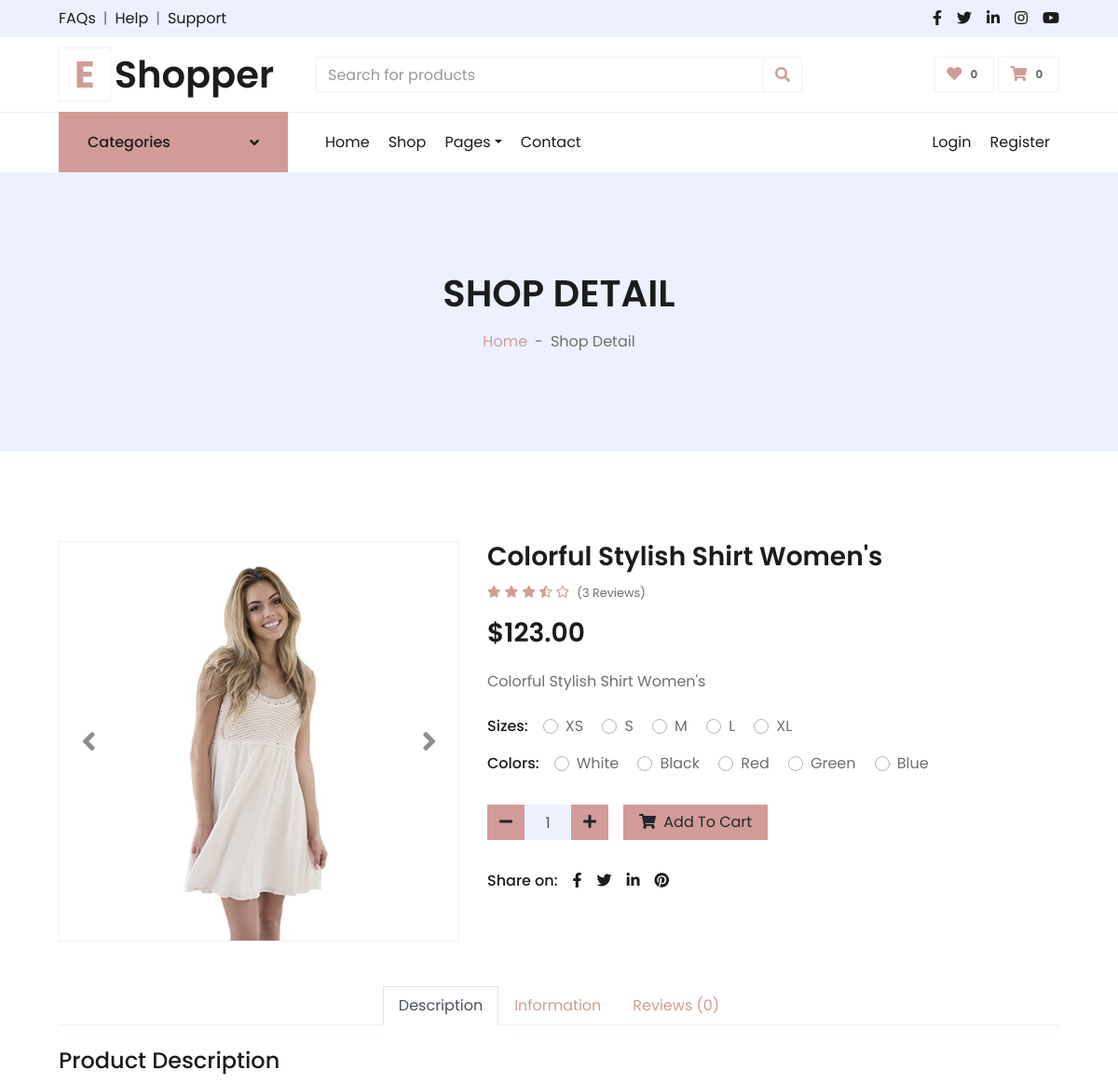
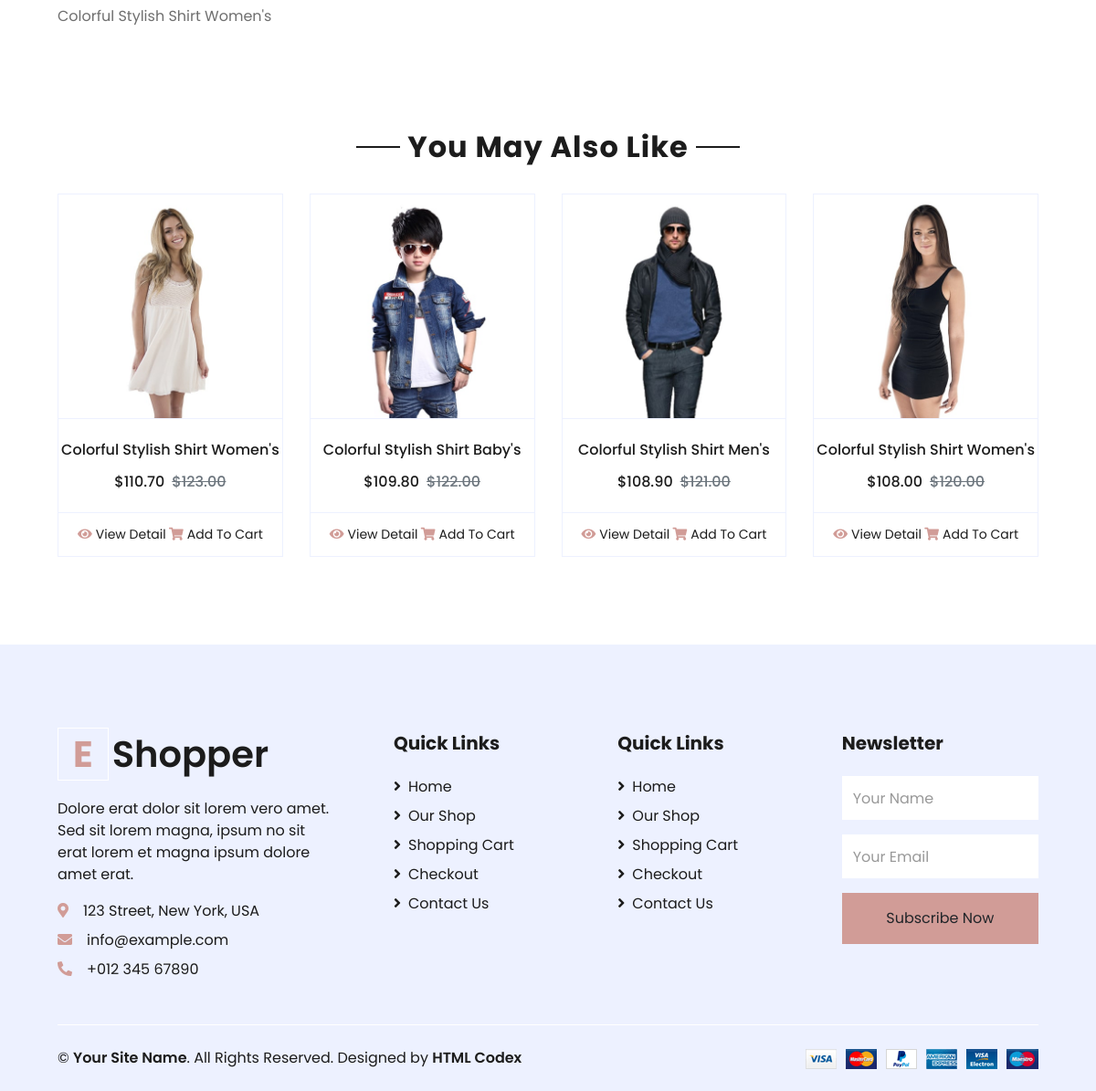
Page /product/1 on the committed database (2 pictures, top to bottom).
### main/models.py (models this page shows, shortened)
class Product(models.Model):
    size = models.ManyToManyField(Size)
    color = models.ManyToManyField(Color)
    category = models.ForeignKey(SubCategory, on_delete=models.CASCADE , null=True)
    name = models.CharField('Product Name', max_length=254)
    img = models.ImageField('IMG', upload_to='media')
    price = models.DecimalField('Product Price', max_digits=5, decimal_places=2)
    discount = models.DecimalField('Product Discount', max_digits=4, decimal_places=2)
    date_time = models.DateTimeField('DateTime', auto_now=True)
    description = models.TextField('Product Desc')

class Size(models.Model):
    size = models.CharField('Size' , max_length=3)
    def __str__(self) -> str:
        return self.size

class Color(models.Model):
    color = models.CharField('Color' , max_length=15)
    def __str__(self) -> str:
        return self.color

### main/views.py (the view, shortened to what this page needs)
# urls.py: path('product/<int:id>', ProductDetailView.as_view(), name='product'),
class ProductDetailView(generic.DetailView):
    template_name = 'detail.html'
    @staticmethod
    def __extract_all_data(id):
        categories = Category.objects.all()[1:]
        sub_categories_dresses = SubCategory.objects.all()[:3]
        sub_categories = SubCategory.objects.all()
        additional_information_text = AdditionalInformation.objects.first()
        additional_information_char_1 = AdditionalInformation.objects.get().char.all()[:4]
        additional_information_char_2 = AdditionalInformation.objects.get().char.all()[4:]
        reviews = ReviewFor.objects.get().review.all().order_by('-date_time')[:4]
        you_may_also_like_active = YouMayAlsoLike.objects.get().product.all()[:4]
        you_may_also_like = YouMayAlsoLike.objects.get().product.all()[4:]
        product = Product.objects.get(pk=id)
        product.discount_price = round(product.price * (1 - product.discount / 100), 2)
        for prod in you_may_also_like_active:
            prod.discount_price = round(prod.price * (1 - prod.discount / 100), 2)
        for prodd in you_may_also_like:
            prodd.discount_price = round(prodd.price * (1 - prodd.discount / 100), 2)
        context = {
            'navbar': 'detail',
            'product': product,
            'categories': categories,
            'sub_categories': sub_categories,
            'sub_categories_dresses': sub_categories_dresses,
            'additional_information_text': additional_information_text,
            'additional_information_char_1': additional_information_char_1,
            'additional_information_char_2': additional_information_char_2,
            'reviews': reviews,
            'you_may_also_like_active': you_may_also_like_active,
            'you_may_also_like': you_may_also_like,
        }
        return context
    def get(self, request, id):
        context = self.__extract_all_data(id)
        return render(request, self.template_name, context)

### main/models.py (called while the page is built)
    def __str__(self) -> str:
        return self.char

    def __str__(self) -> str:
        return self.text

### main/templates/detail.html (shortened to what this page needs)
{% extends 'base.html' %}
{% load static %}
{% block 'header' %}
    <div class="container-fluid bg-secondary mb-5">
        <div class="d-flex flex-column align-items-center justify-content-center" style="min-height: 300px">
            <h1 class="font-weight-semi-bold text-uppercase mb-3">Shop Detail</h1>
            <div class="d-inline-flex">
                <p class="m-0"><a href="">Home</a></p>
                <p class="m-0 px-2">-</p>
                <p class="m-0">Shop Detail</p>
            </div>
        </div>
    </div>
{% endblock %}
{% block 'content' %}
    <div class="container-fluid py-5">
        <div class="row px-xl-5">
            <div class="col-lg-5 pb-5">
                <div id="product-carousel" class="carousel slide" data-ride="carousel">
                    <div class="carousel-inner border">
                        <div class="carousel-item active">
                            <img class="w-100 h-100" src="{{ product.img.url }}" alt="Image">
                        </div>
                    </div>
                    <a class="carousel-control-prev" href="#product-carousel" data-slide="prev">
                        <i class="fa fa-2x fa-angle-left text-dark"></i>
                    </a>
                    <a class="carousel-control-next" href="#product-carousel" data-slide="next">
                        <i class="fa fa-2x fa-angle-right text-dark"></i>
                    </a>
                </div>
            </div>
            <div class="col-lg-7 pb-5">
                <h3 class="font-weight-semi-bold">{{ product.name }}</h3>
                <div class="d-flex mb-3">
                    <div class="text-primary mr-2">
                        <small class="fas fa-star"></small>
                        <small class="fas fa-star"></small>
                        <small class="fas fa-star"></small>
                        <small class="fas fa-star-half-alt"></small>
                        <small class="far fa-star"></small>
                    </div>
                    <small class="pt-1">({{ reviews | length }} Reviews)</small>
                </div>
                <h3 class="font-weight-semi-bold mb-4">${{ product.price }}</h3>
                <p class="mb-4">{{ product.description }}</p>
                <div class="d-flex mb-3">
                    <p class="text-dark font-weight-medium mb-0 mr-3">Sizes:</p>
                    <form>
                        {% for i in product.size.all %}
                        <div class="custom-control custom-radio custom-control-inline">
                            <label class="custom-control-label" for="size-1">{{ i }}</label>
                        </div>
                        {% endfor %}
                    </form>
                </div>
                <div class="d-flex mb-4">
                    <p class="text-dark font-weight-medium mb-0 mr-3">Colors:</p>
                    <form>
                        {% for i in product.color.all %}
                        <div class="custom-control custom-radio custom-control-inline">
                            <label class="custom-control-label" for="color-1">{{ i }}</label>
                        </div>
                        {% endfor %}
                    </form>
                </div>
                <div class="d-flex align-items-center mb-4 pt-2">
                    <div class="input-group quantity mr-3" style="width: 130px;">
                        <div class="input-group-btn">
                            <button class="btn btn-primary btn-minus" >
                            <i class="fa fa-minus"></i>
                            </button>
                        </div>
                        <input type="text" class="form-control bg-secondary text-center" value="1">
                        <div class="input-group-btn">
                            <button class="btn btn-primary btn-plus">
                                <i class="fa fa-plus"></i>
                            </button>
                        </div>
                    </div>
                    <button class="btn btn-primary px-3"><i class="fa fa-shopping-cart mr-1"></i> Add To Cart</button>
                </div>
                <div class="d-flex pt-2">
                    <p class="text-dark font-weight-medium mb-0 mr-2">Share on:</p>
                    <div class="d-inline-flex">
                        <a class="text-dark px-2" href="">
                            <i class="fab fa-facebook-f"></i>
                        </a>
                        <a class="text-dark px-2" href="">
                            <i class="fab fa-twitter"></i>
                        </a>
                        <a class="text-dark px-2" href="">
                            <i class="fab fa-linkedin-in"></i>
                        </a>
                        <a class="text-dark px-2" href="">
                            <i class="fab fa-pinterest"></i>
                        </a>
                    </div>
                </div>
            </div>
        </div>
        <div class="row px-xl-5">
            <div class="col">
                <div class="nav nav-tabs justify-content-center border-secondary mb-4">
                    <a class="nav-item nav-link active" data-toggle="tab" href="#tab-pane-1">Description</a>
                    <a class="nav-item nav-link" data-toggle="tab" href="#tab-pane-2">Information</a>
                    <a class="nav-item nav-link" data-toggle="tab" href="#tab-pane-3">Reviews (0)</a>
                </div>
                <div class="tab-content">
                    <div class="tab-pane fade show active" id="tab-pane-1">
                        <h4 class="mb-3">Product Description</h4>
                        <p>{{ product.description }}</p>
                    </div>
                </div>
            </div>
        </div>
    </div>
    <div class="container-fluid py-5">
        <div class="text-center mb-4">
            <h2 class="section-title px-5"><span class="px-2">You May Also Like</span></h2>
        </div>
        <div class="row px-xl-5">
            <div class="col">
                <div class="owl-carousel related-carousel">
                    {% for product in you_may_also_like_active %}
                        <div class="card product-item border-0">
                            <div class="card-header product-img position-relative overflow-hidden bg-transparent border p-0">
                                <img class="img-fluid w-100" src="{{ product.img.url }}" alt="">
                            </div>
                            <div class="card-body border-left border-right text-center p-0 pt-4 pb-3">
                                <h6 class="text-truncate mb-3">{{ product.name }}</h6>
                                <div class="d-flex justify-content-center">
                                    <h6>${{product.discount_price}}</h6><h6 class="text-muted ml-2"><del>${{ product.price }}</del></h6>
                                </div>
                            </div>
                            <div class="card-footer d-flex justify-content-between bg-light border">
                                <a href="{% url 'product' product.id %}" class="btn btn-sm text-dark p-0"><i class="fas fa-eye text-primary mr-1"></i>View Detail</a>
                                <a href="{% url 'cart' %}" class="btn btn-sm text-dark p-0"><i class="fas fa-shopping-cart text-primary mr-1"></i>Add To Cart</a>
                            </div>
                        </div>
                    {% endfor %}
                </div>
            </div>
        </div>
    </div>
{% endblock %}

### main/templates/detail.html (style rules this page uses)
* { margin: 0; padding: 0; }

### rows in the picture
Product: img (picture), name "Colorful Stylish Shirt Women's", price "123.00", description "Colorful Stylish Shirt Women's", discount_price "110.70"
Size: size "XS"
Size: size "S"
Size: size "M"
Size: size "L"
Size: size "XL"
Color: color "White"
Color: color "Black"
Color: color "Red"
Color: color "Green"
Color: color "Blue"
Product: img (picture), name "Colorful Stylish Shirt Baby's", discount_price "109.80", price "122.00"
Product: img (picture), name "Colorful Stylish Shirt Men's", discount_price "108.90", price "121.00"
Product: img (picture), name "Colorful Stylish Shirt Women's", discount_price "108.00", price "120.00"

### other values in the picture
{{ reviews | length }} "3"
